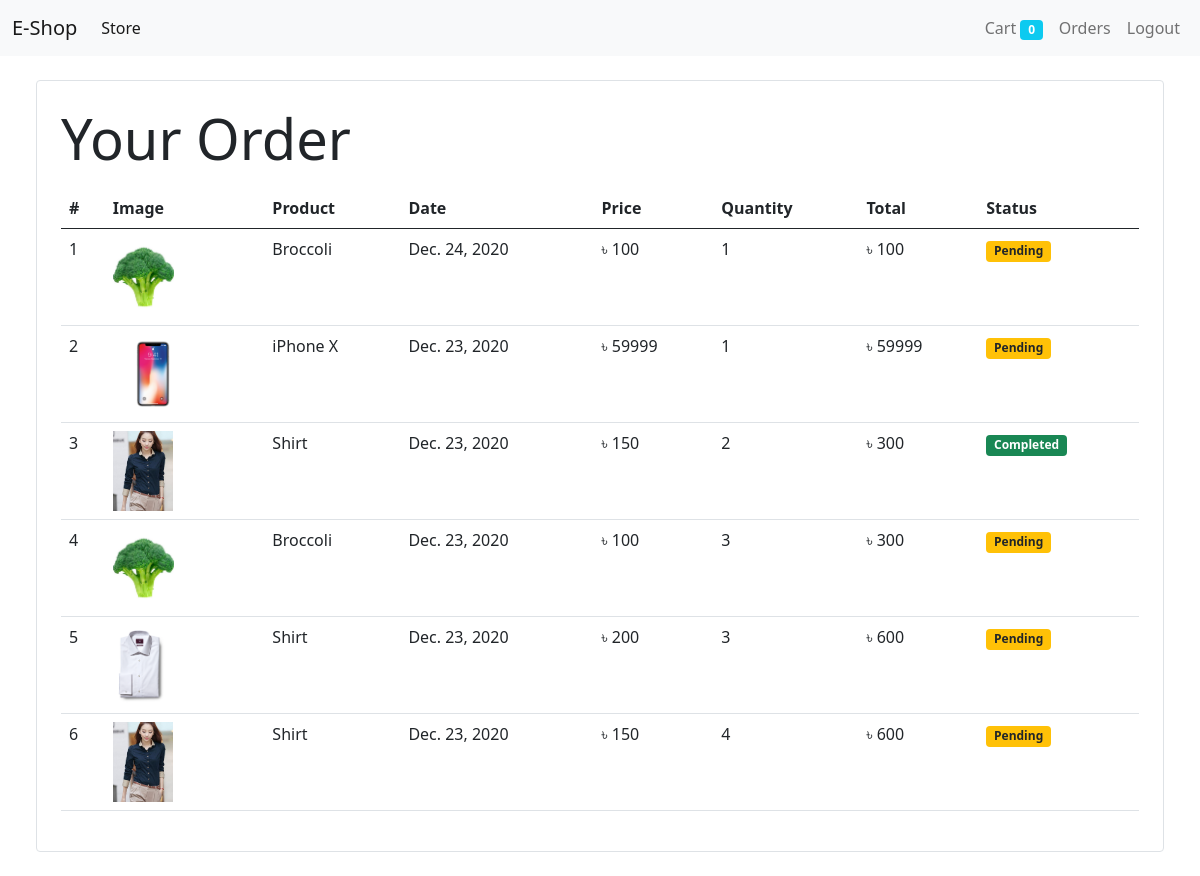
The page /order (signed in) on the database its author committed.
### store/models/orders.py (models this page shows, shortened)
class Order(models.Model):
    product = models.ForeignKey(Product, on_delete=models.CASCADE)
    customer = models.ForeignKey(Customer, on_delete=models.CASCADE)
    quantity = models.IntegerField(default=1)
    price = models.IntegerField()
    address = models.CharField(max_length=500, default='', blank=False)
    phone = models.CharField(max_length=15, default='', blank=False)
    date = models.DateField(default=datetime.datetime.today)
    status = models.BooleanField(default=False)
    @staticmethod
    def get_orders_by_customer(customer_id):
        return Order.objects.filter(customer=customer_id).order_by('date')

### store/models/product.py (models this page shows, shortened)
class Product(models.Model):
    name = models.CharField(max_length=50)
    price = models.IntegerField(default=0)
    category = models.ForeignKey(Category, on_delete=models.CASCADE, default=1)
    description = models.CharField(max_length=200, default='', null=True, blank=True)
    image = models.ImageField(upload_to='uploads/products/')

### store/middlewares/auth.py (the view)
    def middleware(request):
        returnUrl = request.META['PATH_INFO']
        if not request.session.get('customer'):
            return redirect(f'login?return_url={returnUrl}')
        response = get_response(request)
        return response

### store/templatetags/custom_filter.py (called while the page is built)
@register.filter(name='currency')
def currency(number):
    return "৳ " + str(number)

@register.filter(name='multiply')
def multiply(number, number1):
    return number * number1

### store/views/orders.py (called while the page is built)
    def get(self, request):
        customer = request.session.get('customer')
        orders = Order.get_orders_by_customer(customer)
        orders = orders.reverse()
        return render(request, 'orders.html', {'orders': orders})

### store/templates/orders.html
{% extends 'base.html' %}
{% block content %}
{% load cart %}
{% load custom_filter %}
<div class="container-fluid mt-3">
    <div class="border rounded p-4 m-4">
        <p class="display-4 pl-4 ml-4">Your Order</p>
        <table class="table">
            <thead>
                <tr>
                    <th scope="col">#</th>
                    <th scope="col">Image</th>
                    <th scope="col">Product</th>
                    <th scope="col">Date</th>
                    <th scope="col">Price</th>
                    <th scope="col">Quantity</th>
                    <th scope="col">Total</th>
                    <th scope="col">Status</th>
                </tr>
            </thead>
            <tbody>
                {% for order in orders  %}
                <tr>
                    <td scope="row">{{forloop.counter}}</td>
                    <td><img style="height:80px" src="{{order.product.image.url}}"></td>
                    <td>{{order.product.name}}</td>
                    <td>{{order.date}}</td>
                    <td>{{order.price|currency}}</td>
                    <td>{{order.quantity}}</td>
                    <td>{{order.quantity|multiply:order.price|currency}}</td>
                    {% if order.status %}
                    <td><small class="badge bg-success">Completed</small></td>
                    {%else%}
                    <td><small class="badge bg-warning text-dark">Pending</small></td>
                    {% endif %}
                </tr>
                {% endfor %}
            </tbody>
        </table>
    </div>
</div>
{% endblock %}

### rows shown on the page
Order: product.image (picture), product.name "Broccoli", date "Dec. 24, 2020", price "৳ 100", quantity "1", quantity|multiply "৳ 100", status "Pending"
Order: product.image (picture), product.name "iPhone X", date "Dec. 23, 2020", price "৳ 59999", quantity "1", quantity|multiply "৳ 59999", status "Pending"
Order: product.image (picture), product.name "Shirt", date "Dec. 23, 2020", price "৳ 150", quantity "2", quantity|multiply "৳ 300", status "Completed"
Order: product.image (picture), product.name "Broccoli", date "Dec. 23, 2020", price "৳ 100", quantity "3", quantity|multiply "৳ 300", status "Pending"
Order: product.image (picture), product.name "Shirt", date "Dec. 23, 2020", price "৳ 200", quantity "3", quantity|multiply "৳ 600", status "Pending"
Order: product.image (picture), product.name "Shirt", date "Dec. 23, 2020", price "৳ 150", quantity "4", quantity|multiply "৳ 600", status "Pending"

### other values the page prints
{{ request.session.cart.keys|length }} "0"
